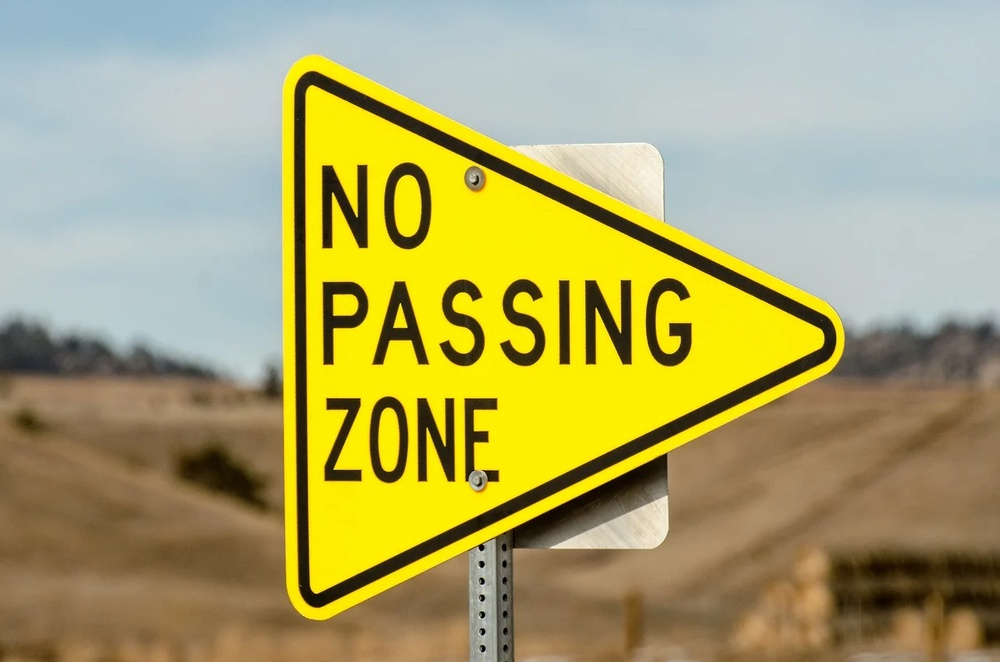
#> input picture sign4.jpg, 1000 x 662 px, shrunk from 1280 x 848 before the run
$ jupyter execute --allow-errors test.ipynb
#> lines starting #> are read from the running program, lines starting #| are printed output that depends on the picture; after the words box and inside, x2 and y2 are one past the last pixel; in counts of white or black regions, pixels touching at a corner belong together
#> further down, sign4 is the input picture: shape (662, 1000, 3); mean B, G, R 105.1, 164.4, 171.6
[cell 1]
import cv2 as cv
import numpy as np
import matplotlib.pyplot as plt
import pytesseract as pt

pt.pytesseract.tesseract_cmd = r'C:\Program Files\Tesseract-OCR\tesseract.exe'  # Update this path if necessary

[cell 2]
import cv2 as cv
import numpy as np
import pytesseract as pt

def get_text_from_sign4(sign4):
    # Convert the image from BGR to RGB
    sign4_rgb = cv.cvtColor(sign4, cv.COLOR_BGR2RGB)
    sign4_gray = cv.cvtColor(sign4, cv.COLOR_BGR2GRAY)
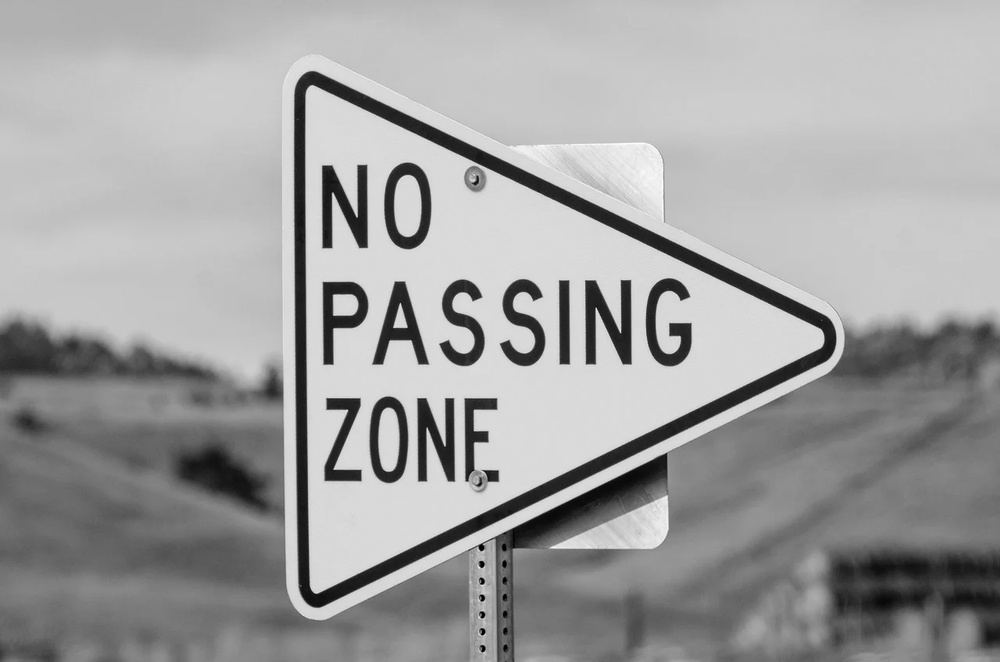
#> sign4_gray: shape (662, 1000); min 0, max 254, mean 159.8

    # Gaussian blur
    sign4_blur = cv.GaussianBlur(sign4_gray, (21, 21), 0)
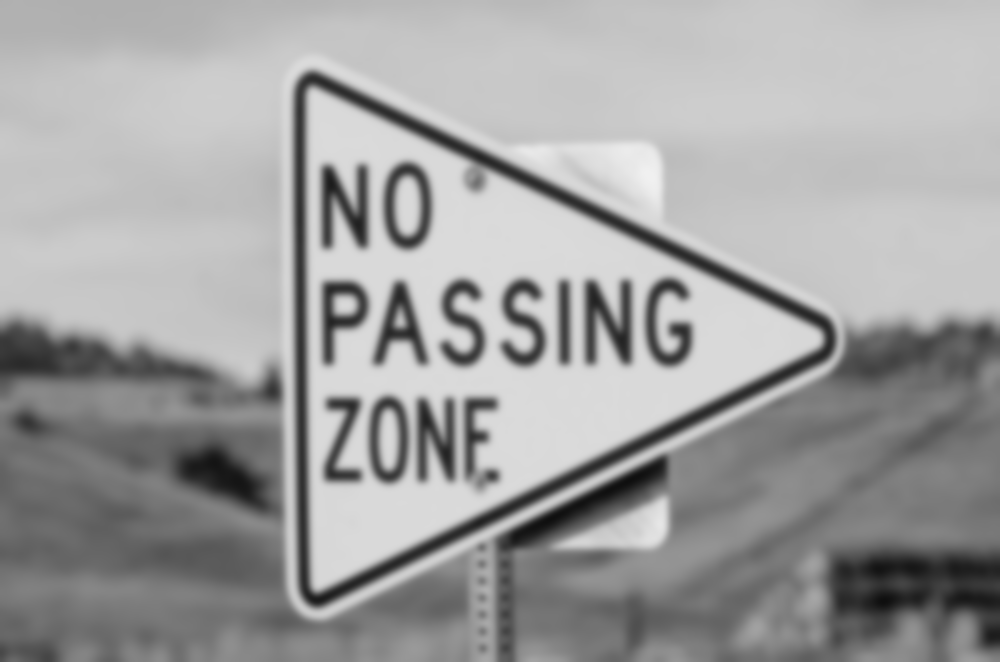
#> sign4_blur: shape (662, 1000); min 15, max 240, mean 159.8

    # Thresholding
    _, sign4_thresh = cv.threshold(sign4_blur, 47, 255, cv.THRESH_BINARY)
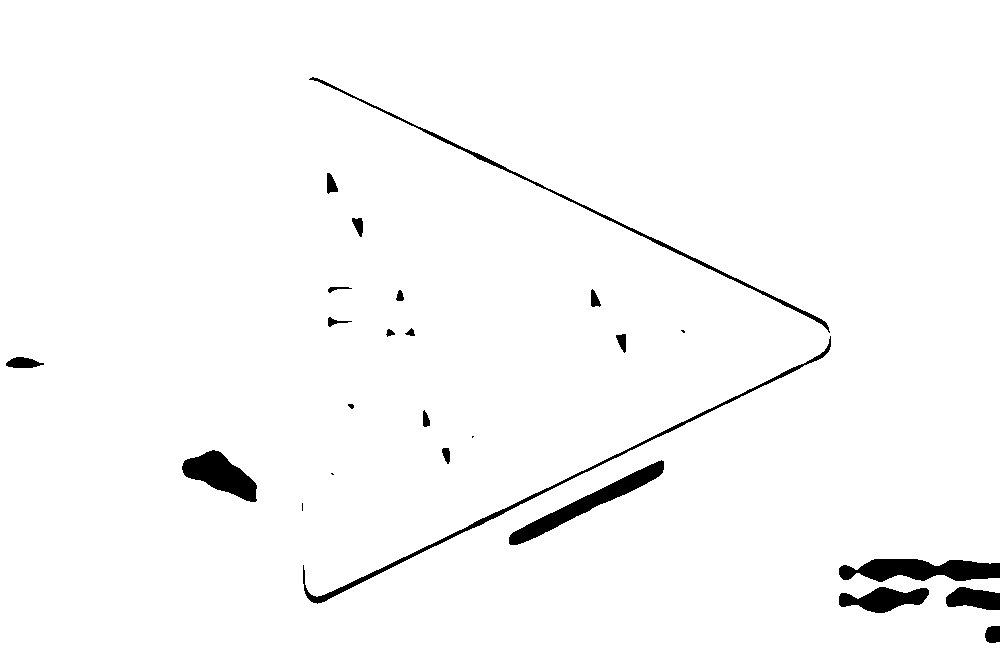
#> sign4_thresh: shape (662, 1000); 97.8% white; 25 black regions (4 under 20 px), largest, box (x1, y1, x2, y2) and area: (839, 559, 1000, 582) 2596, (509, 460, 664, 545) 2477, (303, 336, 831, 604) 2168

    # Edge detection
    sign4_edges = cv.Canny(sign4_thresh, 50, 150)
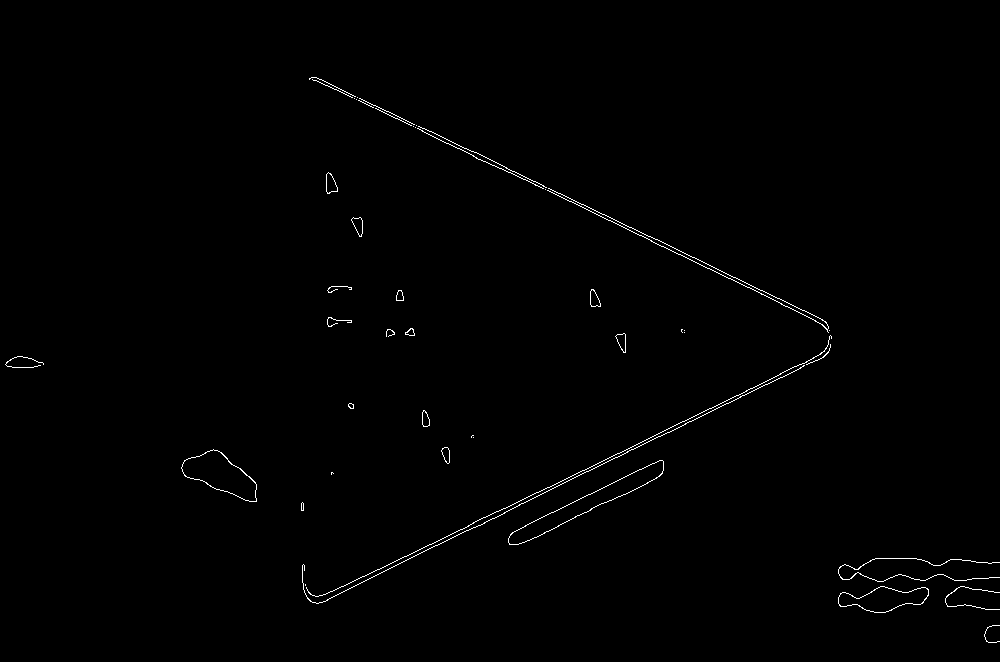
#> sign4_edges: shape (662, 1000); 0.61% white in thin lines or dots, all inside (x1, y1, x2, y2) = (5, 77, 1000, 643)

    # Create contours
    contours, hierarchy = cv.findContours(sign4_edges, cv.RETR_TREE, cv.CHAIN_APPROX_SIMPLE)
#> contours = 59 contours, 36 with area under 20; largest, box (x1, y1, x2, y2) and area: (508, 460, 664, 545) 2473, (508, 460, 664, 545) 2458, (181, 449, 257, 502) 2046, (181, 449, 257, 502) 2016, (838, 586, 929, 613) 1382

    # Sort by area, and take the top. Draw it in red.
    top_contour = sorted(contours, key=cv.contourArea, reverse=True)[0]
#> top_contour = contour of 279 points, box (x1, y1, x2, y2) (508, 460, 664, 545), area 2473

    # Let's convert the polygon represented by the biggest contour to a triangular polygon
    epsi = 0.02 * cv.arcLength(top_contour, True)
#> epsi = 7.8
    polygon = cv.approxPolyDP(top_contour, epsi, True)
#> polygon = [[663, 461], [512, 532], [509, 544], [647, 483]]

    # Adjust the polygon by bringing all triangle points in by 10
    adjustment_factor = 15

    # The top corner is the first sublist
    top = polygon[0][0]
#> top = [663, 461]
    top_x = top[0]
#> top_x = 663
    top_y = top[1]
#> top_y = 461

    # The rightmost corner is the second sublist
    bottom = polygon[1][0]
#> bottom = [512, 532]
    bottom_x = bottom[0]
#> bottom_x = 512
    bottom_y = bottom[1]
#> bottom_y = 532

    # The bottom corner is the third sublist
    right = polygon[2][0]
#> right = [509, 544]
    right_x = right[0]
#> right_x = 509
    right_y = right[1]
#> right_y = 544

    # Now we need to take the top corner and increase the x by 10
    top_x += 10
#> top_x = 673
    top_y += 10
#> top_y = 471

    # The rightmost corner needs to decrease the x by 10 and increase the y by 10
    right_x -= 15
#> right_x = 494
    right_y -= 15
#> right_y = 529

    # The bottom corner needs to increase x by 10
    bottom_x += 10
#> bottom_x = 522
    bottom_y -= 20
#> bottom_y = 512

    # Update the polygon
    polygon[0][0] = [top_x, top_y]
    polygon[1][0] = [right_x, right_y]
    polygon[2][0] = [bottom_x, bottom_y]

    # First, we create a blank image.
    mask = np.zeros_like(sign4_gray)

    # Then, we draw the contours on the mask image
    cv.drawContours(mask, [polygon], -1, 255, thickness=cv.FILLED)
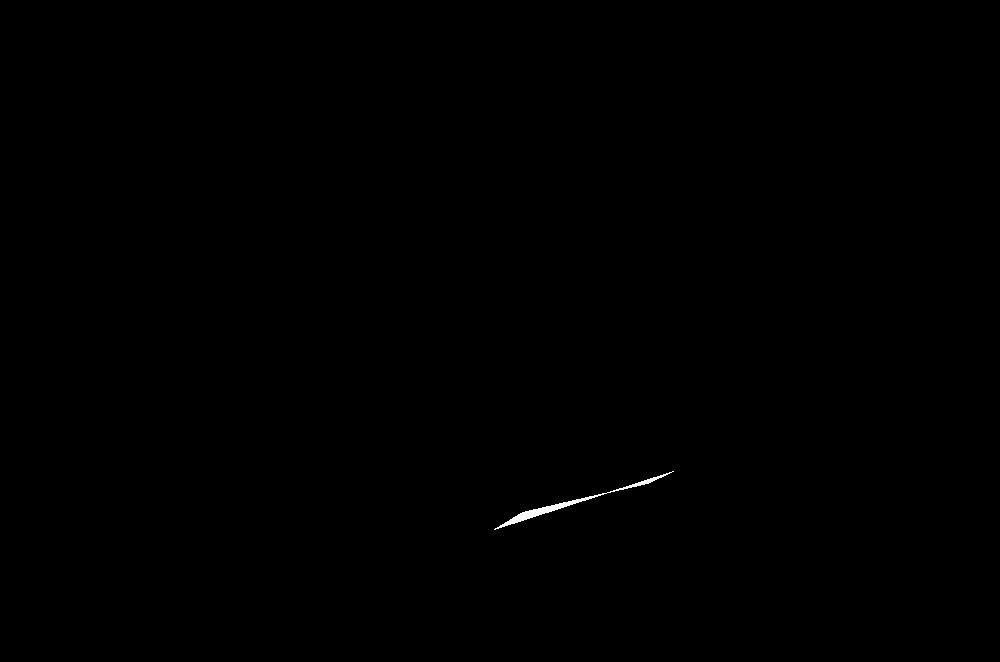
#> mask: shape (662, 1000); 0.11% white; 1 white region, box (x1, y1, x2, y2) and area: (494, 471, 674, 530) 746

    # Apply the mask to the grayscale image to get the masked grey image
    masked_grey = cv.bitwise_and(sign4_gray, sign4_gray, mask=mask)

    # Invert the mask
    inverted_mask = cv.bitwise_not(mask)

    # Create a white background
    white_background = np.ones_like(sign4_gray) * 255

    # Combine the white background with the inverted mask
    outer_white = cv.bitwise_and(white_background, white_background, mask=inverted_mask)
#> white_background: shape (662, 1000); every value is 255

    # Combine the masked grey image with the outer white image
    final_image = cv.bitwise_or(masked_grey, outer_white)
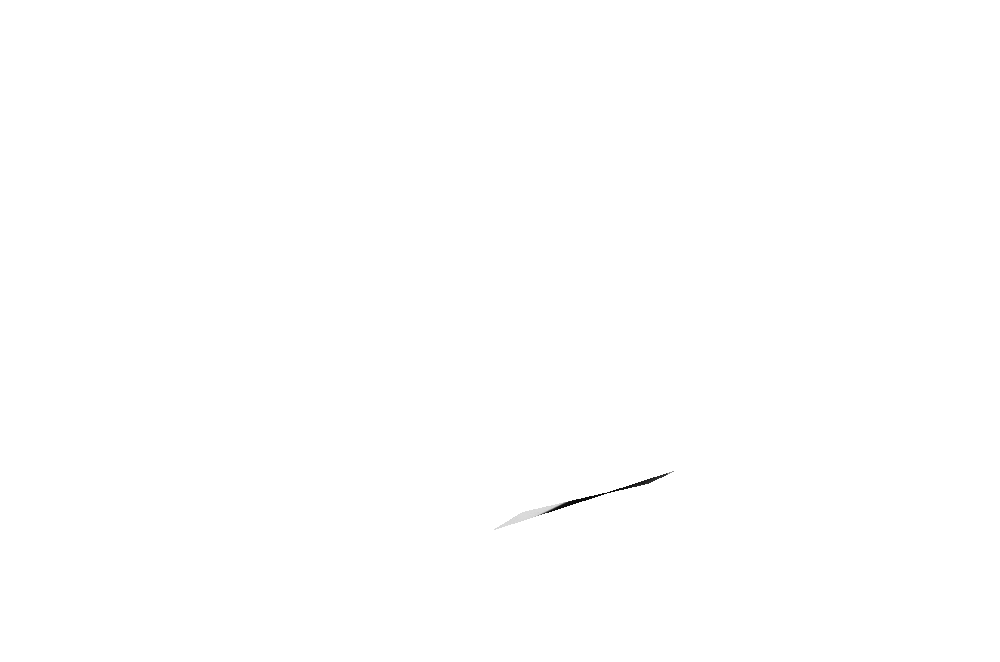
#> final_image: shape (662, 1000); min 8, max 255, mean 254.8

    # For final image, we threshold to just get black text on white background
    _, final_image_thresh = cv.threshold(final_image, 80, 255, cv.THRESH_BINARY)
#> final_image_thresh: shape (662, 1000); 99.9% white; 3 black regions (2 under 20 px), largest, box (x1, y1, x2, y2) and area: (546, 473, 667, 513) 350

    # Now finally use pytesseract to extract text
    text = pt.image_to_string(final_image_thresh)

    return text

# Example usage:
sign4 = cv.imread('sign4.jpg')
#> (the rest of this cell did not finish here and is left out)

$ run again, with sign3.jpg copied over sign4.jpg
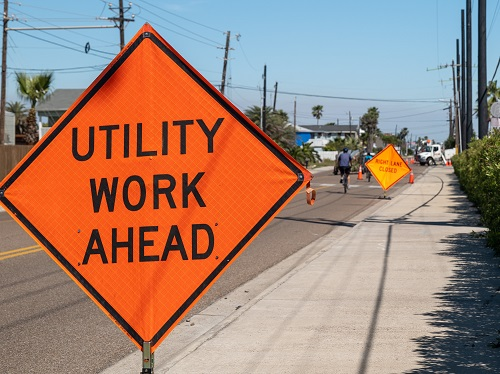
#> input picture sign3.jpg, 500 x 374 px
#> sign4 is the input picture: shape (374, 500, 3); mean B, G, R 117.5, 131, 161.3
#> in get_text_from_sign4, `_, sign4_thresh = cv.threshold(sign4_blur, 47, 255, cv.THRESH_BINARY)`:
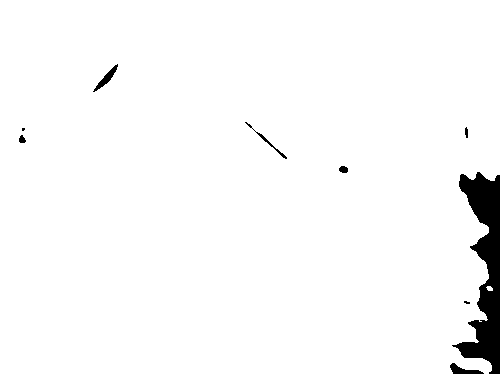
#> sign4_thresh: shape (374, 500); 97.3% white; 9 black regions (2 under 20 px), largest, box (x1, y1, x2, y2) and area: (452, 172, 500, 374) 4533, (93, 64, 118, 92) 176, (450, 363, 484, 374) 175
#> in get_text_from_sign4, `sign4_edges = cv.Canny(sign4_thresh, 50, 150)`:
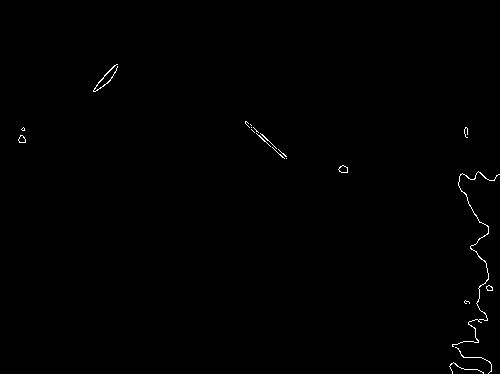
#> sign4_edges: shape (374, 500); 0.38% white in thin lines or dots, all inside (x1, y1, x2, y2) = (18, 64, 500, 374)
#> contours = 24 contours, 16 with area under 20; largest, box (x1, y1, x2, y2) and area: (338, 165, 348, 173) 48, (452, 171, 500, 347) 45, (338, 165, 348, 173) 44, (18, 135, 26, 143) 37, (18, 135, 26, 143) 34, (93, 64, 118, 92) 28, (486, 285, 493, 291) 24, (486, 285, 493, 291) 21
#> top_contour = contour of 16 points, box (x1, y1, x2, y2) (338, 165, 348, 173), area 48
#> epsi = 0.558
#> polygon = [[338, 169], [339, 171], [341, 172], [347, 172], [347, 167], [343, 165], [340, 166]]
#> top = [338, 169]
#> in get_text_from_sign4, `top_x = top[0]`: top_x = 338
#> in get_text_from_sign4, `top_y = top[1]`: top_y = 169
#> bottom = [339, 171]
#> in get_text_from_sign4, `bottom_x = bottom[0]`: bottom_x = 339
#> in get_text_from_sign4, `bottom_y = bottom[1]`: bottom_y = 171
#> right = [341, 172]
#> in get_text_from_sign4, `right_x = right[0]`: right_x = 341
#> in get_text_from_sign4, `right_y = right[1]`: right_y = 172
#> in get_text_from_sign4, `top_x += 10`: top_x = 348
#> in get_text_from_sign4, `top_y += 10`: top_y = 179
#> in get_text_from_sign4, `right_x -= 15`: right_x = 326
#> in get_text_from_sign4, `right_y -= 15`: right_y = 157
#> in get_text_from_sign4, `bottom_x += 10`: bottom_x = 349
#> in get_text_from_sign4, `bottom_y -= 20`: bottom_y = 151
#> mask: shape (374, 500); 0.16% white; 1 white region, box (x1, y1, x2, y2) and area: (326, 151, 350, 180) 303
#> white_background: shape (374, 500); every value is 255
#> final_image_thresh: shape (374, 500); 99.9% white; 7 black regions (6 under 20 px), largest, box (x1, y1, x2, y2) and area: (335, 155, 347, 178) 91
